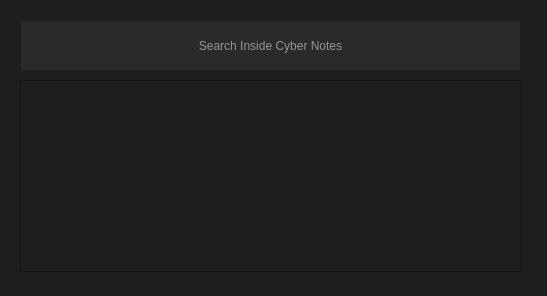
<?xml version="1.0" encoding="UTF-8"?>
<ui version="4.0">
 <class>MainWindow</class>
 <widget class="QMainWindow" name="MainWindow">
  <property name="geometry">
   <rect>
    <x>0</x>
    <y>0</y>
    <width>547</width>
    <height>296</height>
   </rect>
  </property>
  <property name="palette">
   <palette>
    <active>
     <colorrole role="WindowText">
      <brush brushstyle="SolidPattern">
       <color alpha="255">
        <red>240</red>
        <green>240</green>
        <blue>240</blue>
       </color>
      </brush>
     </colorrole>
     <colorrole role="Button">
      <brush brushstyle="SolidPattern">
       <color alpha="255">
        <red>30</red>
        <green>30</green>
        <blue>30</blue>
       </color>
      </brush>
     </colorrole>
     <colorrole role="Mid">
      <brush brushstyle="SolidPattern">
       <color alpha="255">
        <red>181</red>
        <green>0</green>
        <blue>181</blue>
       </color>
      </brush>
     </colorrole>
     <colorrole role="Text">
      <brush brushstyle="SolidPattern">
       <color alpha="255">
        <red>240</red>
        <green>240</green>
        <blue>240</blue>
       </color>
      </brush>
     </colorrole>
     <colorrole role="ButtonText">
      <brush brushstyle="SolidPattern">
       <color alpha="255">
        <red>240</red>
        <green>240</green>
        <blue>240</blue>
       </color>
      </brush>
     </colorrole>
     <colorrole role="Base">
      <brush brushstyle="SolidPattern">
       <color alpha="255">
        <red>30</red>
        <green>30</green>
        <blue>30</blue>
       </color>
      </brush>
     </colorrole>
     <colorrole role="Window">
      <brush brushstyle="SolidPattern">
       <color alpha="255">
        <red>30</red>
        <green>30</green>
        <blue>30</blue>
       </color>
      </brush>
     </colorrole>
     <colorrole role="Shadow">
      <brush brushstyle="SolidPattern">
       <color alpha="255">
        <red>30</red>
        <green>30</green>
        <blue>30</blue>
       </color>
      </brush>
     </colorrole>
     <colorrole role="PlaceholderText">
      <brush brushstyle="SolidPattern">
       <color alpha="128">
        <red>240</red>
        <green>240</green>
        <blue>240</blue>
       </color>
      </brush>
     </colorrole>
    </active>
    <inactive>
     <colorrole role="WindowText">
      <brush brushstyle="SolidPattern">
       <color alpha="255">
        <red>240</red>
        <green>240</green>
        <blue>240</blue>
       </color>
      </brush>
     </colorrole>
     <colorrole role="Button">
      <brush brushstyle="SolidPattern">
       <color alpha="255">
        <red>30</red>
        <green>30</green>
        <blue>30</blue>
       </color>
      </brush>
     </colorrole>
     <colorrole role="Mid">
      <brush brushstyle="SolidPattern">
       <color alpha="255">
        <red>181</red>
        <green>0</green>
        <blue>181</blue>
       </color>
      </brush>
     </colorrole>
     <colorrole role="Text">
      <brush brushstyle="SolidPattern">
       <color alpha="255">
        <red>240</red>
        <green>240</green>
        <blue>240</blue>
       </color>
      </brush>
     </colorrole>
     <colorrole role="ButtonText">
      <brush brushstyle="SolidPattern">
       <color alpha="255">
        <red>240</red>
        <green>240</green>
        <blue>240</blue>
       </color>
      </brush>
     </colorrole>
     <colorrole role="Base">
      <brush brushstyle="SolidPattern">
       <color alpha="255">
        <red>30</red>
        <green>30</green>
        <blue>30</blue>
       </color>
      </brush>
     </colorrole>
     <colorrole role="Window">
      <brush brushstyle="SolidPattern">
       <color alpha="255">
        <red>30</red>
        <green>30</green>
        <blue>30</blue>
       </color>
      </brush>
     </colorrole>
     <colorrole role="Shadow">
      <brush brushstyle="SolidPattern">
       <color alpha="255">
        <red>30</red>
        <green>30</green>
        <blue>30</blue>
       </color>
      </brush>
     </colorrole>
     <colorrole role="PlaceholderText">
      <brush brushstyle="SolidPattern">
       <color alpha="128">
        <red>240</red>
        <green>240</green>
        <blue>240</blue>
       </color>
      </brush>
     </colorrole>
    </inactive>
    <disabled>
     <colorrole role="WindowText">
      <brush brushstyle="SolidPattern">
       <color alpha="255">
        <red>240</red>
        <green>240</green>
        <blue>240</blue>
       </color>
      </brush>
     </colorrole>
     <colorrole role="Button">
      <brush brushstyle="SolidPattern">
       <color alpha="255">
        <red>30</red>
        <green>30</green>
        <blue>30</blue>
       </color>
      </brush>
     </colorrole>
     <colorrole role="Mid">
      <brush brushstyle="SolidPattern">
       <color alpha="255">
        <red>181</red>
        <green>0</green>
        <blue>181</blue>
       </color>
      </brush>
     </colorrole>
     <colorrole role="Text">
      <brush brushstyle="SolidPattern">
       <color alpha="255">
        <red>240</red>
        <green>240</green>
        <blue>240</blue>
       </color>
      </brush>
     </colorrole>
     <colorrole role="ButtonText">
      <brush brushstyle="SolidPattern">
       <color alpha="255">
        <red>240</red>
        <green>240</green>
        <blue>240</blue>
       </color>
      </brush>
     </colorrole>
     <colorrole role="Base">
      <brush brushstyle="SolidPattern">
       <color alpha="255">
        <red>30</red>
        <green>30</green>
        <blue>30</blue>
       </color>
      </brush>
     </colorrole>
     <colorrole role="Window">
      <brush brushstyle="SolidPattern">
       <color alpha="255">
        <red>30</red>
        <green>30</green>
        <blue>30</blue>
       </color>
      </brush>
     </colorrole>
     <colorrole role="Shadow">
      <brush brushstyle="SolidPattern">
       <color alpha="255">
        <red>30</red>
        <green>30</green>
        <blue>30</blue>
       </color>
      </brush>
     </colorrole>
     <colorrole role="PlaceholderText">
      <brush brushstyle="SolidPattern">
       <color alpha="128">
        <red>240</red>
        <green>240</green>
        <blue>240</blue>
       </color>
      </brush>
     </colorrole>
    </disabled>
   </palette>
  </property>
  <property name="windowTitle">
   <string>Cyn0</string>
  </property>
  <property name="windowIcon">
   <iconset>
    <normaloff>icons/loupe.png</normaloff>icons/loupe.png</iconset>
  </property>
  <property name="autoFillBackground">
   <bool>false</bool>
  </property>
  <property name="styleSheet">
   <string notr="true"/>
  </property>
  <property name="toolButtonStyle">
   <enum>Qt::ToolButtonStyle::ToolButtonTextOnly</enum>
  </property>
  <property name="dockNestingEnabled">
   <bool>false</bool>
  </property>
  <widget class="QWidget" name="centralwidget">
   <property name="styleSheet">
    <string notr="true"/>
   </property>
   <widget class="QLineEdit" name="lineEdit">
    <property name="geometry">
     <rect>
      <x>20</x>
      <y>20</y>
      <width>501</width>
      <height>51</height>
     </rect>
    </property>
    <property name="palette">
     <palette>
      <active>
       <colorrole role="WindowText">
        <brush brushstyle="SolidPattern">
         <color alpha="255">
          <red>227</red>
          <green>227</green>
          <blue>227</blue>
         </color>
        </brush>
       </colorrole>
       <colorrole role="Button">
        <brush brushstyle="SolidPattern">
         <color alpha="255">
          <red>42</red>
          <green>42</green>
          <blue>42</blue>
         </color>
        </brush>
       </colorrole>
       <colorrole role="Midlight">
        <brush brushstyle="SolidPattern">
         <color alpha="255">
          <red>68</red>
          <green>68</green>
          <blue>68</blue>
         </color>
        </brush>
       </colorrole>
       <colorrole role="Dark">
        <brush brushstyle="SolidPattern">
         <color alpha="255">
          <red>32</red>
          <green>32</green>
          <blue>32</blue>
         </color>
        </brush>
       </colorrole>
       <colorrole role="Mid">
        <brush brushstyle="SolidPattern">
         <color alpha="255">
          <red>186</red>
          <green>61</green>
          <blue>186</blue>
         </color>
        </brush>
       </colorrole>
       <colorrole role="Text">
        <brush brushstyle="SolidPattern">
         <color alpha="255">
          <red>255</red>
          <green>255</green>
          <blue>255</blue>
         </color>
        </brush>
       </colorrole>
       <colorrole role="ButtonText">
        <brush brushstyle="SolidPattern">
         <color alpha="255">
          <red>255</red>
          <green>255</green>
          <blue>255</blue>
         </color>
        </brush>
       </colorrole>
       <colorrole role="Base">
        <brush brushstyle="SolidPattern">
         <color alpha="255">
          <red>42</red>
          <green>42</green>
          <blue>42</blue>
         </color>
        </brush>
       </colorrole>
       <colorrole role="Window">
        <brush brushstyle="SolidPattern">
         <color alpha="255">
          <red>42</red>
          <green>42</green>
          <blue>42</blue>
         </color>
        </brush>
       </colorrole>
       <colorrole role="Shadow">
        <brush brushstyle="SolidPattern">
         <color alpha="255">
          <red>83</red>
          <green>83</green>
          <blue>83</blue>
         </color>
        </brush>
       </colorrole>
       <colorrole role="AlternateBase">
        <brush brushstyle="SolidPattern">
         <color alpha="255">
          <red>39</red>
          <green>39</green>
          <blue>39</blue>
         </color>
        </brush>
       </colorrole>
       <colorrole role="ToolTipText">
        <brush brushstyle="SolidPattern">
         <color alpha="255">
          <red>77</red>
          <green>77</green>
          <blue>77</blue>
         </color>
        </brush>
       </colorrole>
       <colorrole role="PlaceholderText">
        <brush brushstyle="SolidPattern">
         <color alpha="128">
          <red>255</red>
          <green>255</green>
          <blue>255</blue>
         </color>
        </brush>
       </colorrole>
      </active>
      <inactive>
       <colorrole role="WindowText">
        <brush brushstyle="SolidPattern">
         <color alpha="255">
          <red>227</red>
          <green>227</green>
          <blue>227</blue>
         </color>
        </brush>
       </colorrole>
       <colorrole role="Button">
        <brush brushstyle="SolidPattern">
         <color alpha="255">
          <red>42</red>
          <green>42</green>
          <blue>42</blue>
         </color>
        </brush>
       </colorrole>
       <colorrole role="Midlight">
        <brush brushstyle="SolidPattern">
         <color alpha="255">
          <red>68</red>
          <green>68</green>
          <blue>68</blue>
         </color>
        </brush>
       </colorrole>
       <colorrole role="Dark">
        <brush brushstyle="SolidPattern">
         <color alpha="255">
          <red>32</red>
          <green>32</green>
          <blue>32</blue>
         </color>
        </brush>
       </colorrole>
       <colorrole role="Mid">
        <brush brushstyle="SolidPattern">
         <color alpha="255">
          <red>186</red>
          <green>61</green>
          <blue>186</blue>
         </color>
        </brush>
       </colorrole>
       <colorrole role="Text">
        <brush brushstyle="SolidPattern">
         <color alpha="255">
          <red>255</red>
          <green>255</green>
          <blue>255</blue>
         </color>
        </brush>
       </colorrole>
       <colorrole role="ButtonText">
        <brush brushstyle="SolidPattern">
         <color alpha="255">
          <red>255</red>
          <green>255</green>
          <blue>255</blue>
         </color>
        </brush>
       </colorrole>
       <colorrole role="Base">
        <brush brushstyle="SolidPattern">
         <color alpha="255">
          <red>42</red>
          <green>42</green>
          <blue>42</blue>
         </color>
        </brush>
       </colorrole>
       <colorrole role="Window">
        <brush brushstyle="SolidPattern">
         <color alpha="255">
          <red>42</red>
          <green>42</green>
          <blue>42</blue>
         </color>
        </brush>
       </colorrole>
       <colorrole role="Shadow">
        <brush brushstyle="SolidPattern">
         <color alpha="255">
          <red>83</red>
          <green>83</green>
          <blue>83</blue>
         </color>
        </brush>
       </colorrole>
       <colorrole role="AlternateBase">
        <brush brushstyle="SolidPattern">
         <color alpha="255">
          <red>39</red>
          <green>39</green>
          <blue>39</blue>
         </color>
        </brush>
       </colorrole>
       <colorrole role="ToolTipText">
        <brush brushstyle="SolidPattern">
         <color alpha="255">
          <red>77</red>
          <green>77</green>
          <blue>77</blue>
         </color>
        </brush>
       </colorrole>
       <colorrole role="PlaceholderText">
        <brush brushstyle="SolidPattern">
         <color alpha="128">
          <red>255</red>
          <green>255</green>
          <blue>255</blue>
         </color>
        </brush>
       </colorrole>
      </inactive>
      <disabled>
       <colorrole role="WindowText">
        <brush brushstyle="SolidPattern">
         <color alpha="255">
          <red>32</red>
          <green>32</green>
          <blue>32</blue>
         </color>
        </brush>
       </colorrole>
       <colorrole role="Button">
        <brush brushstyle="SolidPattern">
         <color alpha="255">
          <red>42</red>
          <green>42</green>
          <blue>42</blue>
         </color>
        </brush>
       </colorrole>
       <colorrole role="Midlight">
        <brush brushstyle="SolidPattern">
         <color alpha="255">
          <red>68</red>
          <green>68</green>
          <blue>68</blue>
         </color>
        </brush>
       </colorrole>
       <colorrole role="Dark">
        <brush brushstyle="SolidPattern">
         <color alpha="255">
          <red>32</red>
          <green>32</green>
          <blue>32</blue>
         </color>
        </brush>
       </colorrole>
       <colorrole role="Mid">
        <brush brushstyle="SolidPattern">
         <color alpha="255">
          <red>186</red>
          <green>61</green>
          <blue>186</blue>
         </color>
        </brush>
       </colorrole>
       <colorrole role="Text">
        <brush brushstyle="SolidPattern">
         <color alpha="255">
          <red>32</red>
          <green>32</green>
          <blue>32</blue>
         </color>
        </brush>
       </colorrole>
       <colorrole role="ButtonText">
        <brush brushstyle="SolidPattern">
         <color alpha="255">
          <red>32</red>
          <green>32</green>
          <blue>32</blue>
         </color>
        </brush>
       </colorrole>
       <colorrole role="Base">
        <brush brushstyle="SolidPattern">
         <color alpha="255">
          <red>42</red>
          <green>42</green>
          <blue>42</blue>
         </color>
        </brush>
       </colorrole>
       <colorrole role="Window">
        <brush brushstyle="SolidPattern">
         <color alpha="255">
          <red>42</red>
          <green>42</green>
          <blue>42</blue>
         </color>
        </brush>
       </colorrole>
       <colorrole role="Shadow">
        <brush brushstyle="SolidPattern">
         <color alpha="255">
          <red>83</red>
          <green>83</green>
          <blue>83</blue>
         </color>
        </brush>
       </colorrole>
       <colorrole role="AlternateBase">
        <brush brushstyle="SolidPattern">
         <color alpha="255">
          <red>39</red>
          <green>39</green>
          <blue>39</blue>
         </color>
        </brush>
       </colorrole>
       <colorrole role="ToolTipText">
        <brush brushstyle="SolidPattern">
         <color alpha="255">
          <red>77</red>
          <green>77</green>
          <blue>77</blue>
         </color>
        </brush>
       </colorrole>
       <colorrole role="PlaceholderText">
        <brush brushstyle="SolidPattern">
         <color alpha="128">
          <red>255</red>
          <green>255</green>
          <blue>255</blue>
         </color>
        </brush>
       </colorrole>
      </disabled>
     </palette>
    </property>
    <property name="font">
     <font>
      <family>Segoe UI</family>
      <bold>false</bold>
     </font>
    </property>
    <property name="tabletTracking">
     <bool>false</bool>
    </property>
    <property name="layoutDirection">
     <enum>Qt::LayoutDirection::LeftToRight</enum>
    </property>
    <property name="autoFillBackground">
     <bool>false</bool>
    </property>
    <property name="styleSheet">
     <string notr="true"/>
    </property>
    <property name="frame">
     <bool>true</bool>
    </property>
    <property name="alignment">
     <set>Qt::AlignmentFlag::AlignCenter</set>
    </property>
    <property name="dragEnabled">
     <bool>false</bool>
    </property>
    <property name="placeholderText">
     <string>Search Inside Cyber Notes</string>
    </property>
    <property name="clearButtonEnabled">
     <bool>false</bool>
    </property>
   </widget>
   <widget class="QListWidget" name="listWidget">
    <property name="geometry">
     <rect>
      <x>20</x>
      <y>80</y>
      <width>501</width>
      <height>192</height>
     </rect>
    </property>
    <property name="font">
     <font>
      <stylestrategy>PreferAntialias</stylestrategy>
      <hintingpreference>PreferDefaultHinting</hintingpreference>
      <fontweight>DemiBold</fontweight>
     </font>
    </property>
    <property name="styleSheet">
     <string notr="true"/>
    </property>
    <property name="lineWidth">
     <number>1</number>
    </property>
   </widget>
   <widget class="QTextBrowser" name="infoBrowser">
    <property name="geometry">
     <rect>
      <x>20</x>
      <y>80</y>
      <width>501</width>
      <height>192</height>
     </rect>
    </property>
    <property name="font">
     <font>
      <family>Segoe UI</family>
      <stylestrategy>PreferAntialias</stylestrategy>
      <fontweight>DemiBold</fontweight>
     </font>
    </property>
    <property name="styleSheet">
     <string notr="true"/>
    </property>
   </widget>
   <zorder>infoBrowser</zorder>
   <zorder>lineEdit</zorder>
   <zorder>listWidget</zorder>
  </widget>
 </widget>
 <resources/>
 <connections/>
</ui>
